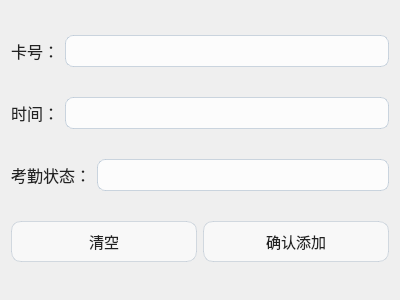
<?xml version="1.0" encoding="UTF-8"?>
<ui version="4.0">
 <class>AdminOfAddAtt</class>
 <widget class="QDialog" name="AdminOfAddAtt">
  <property name="geometry">
   <rect>
    <x>0</x>
    <y>0</y>
    <width>400</width>
    <height>300</height>
   </rect>
  </property>
  <property name="windowTitle">
   <string>Form</string>
  </property>
  <property name="styleSheet">
   <string notr="true">/* 弹窗顶层背景（替换成你自己的对象名） */
#AddGoodsDialog
{
    background-image: url(:/res/LoginBackgroundImage.png);
    background-repeat: no-repeat;
    background-position: center;
}

/* 承载所有控件的磨砂容器 */
#addGoodsContainer
{
    background-color:rgba(255,255,255,160);
    border-radius:16px;
}

/* 文字标签：商品名称、单价、库存、商品信息 */
QLabel
{
    font-size:16px;
    color:#222222;
    background-color:transparent;
}

/* 四个输入框 QLineEdit */
QLineEdit
{
    border:1px solid rgba(160,180,200,130);
    border-radius:8px;
    padding:6px 10px;
    background-color:rgba(255,255,255,200);
    font-size:14px;
}
QLineEdit:focus
{
    border:1px solid rgba(120,140,160,170);
    background-color:rgba(255,255,255,240);
}

/* 按钮：清空、确认添加 */
QPushButton
{
    background-color: rgba(255,255,255,140);
    color:#222222;
    border:1px solid rgba(170,185,200,120);
    border-radius:10px;
    padding:8px 16px;
    font-size:15px;
}
QPushButton:hover
{
    background-color:rgba(255,255,255,200);
}
QPushButton:pressed
{
    background-color:rgba(230,238,245,210);
}</string>
  </property>
  <layout class="QVBoxLayout" name="verticalLayout">
   <item>
    <layout class="QHBoxLayout" name="horizontalLayout">
     <item>
      <widget class="QLabel" name="cardLabel">
       <property name="text">
        <string>卡号：</string>
       </property>
      </widget>
     </item>
     <item>
      <widget class="QLineEdit" name="cardLineEdit"/>
     </item>
    </layout>
   </item>
   <item>
    <layout class="QHBoxLayout" name="horizontalLayout_4">
     <item>
      <widget class="QLabel" name="timeLabel">
       <property name="text">
        <string>时间：</string>
       </property>
      </widget>
     </item>
     <item>
      <widget class="QLineEdit" name="timeLineEdit"/>
     </item>
    </layout>
   </item>
   <item>
    <layout class="QHBoxLayout" name="horizontalLayout_5">
     <item>
      <widget class="QLabel" name="statusLabel">
       <property name="text">
        <string>考勤状态：</string>
       </property>
      </widget>
     </item>
     <item>
      <widget class="QLineEdit" name="statusLineEdit"/>
     </item>
    </layout>
   </item>
   <item>
    <layout class="QHBoxLayout" name="horizontalLayout_6">
     <item>
      <widget class="QPushButton" name="clearBtn">
       <property name="text">
        <string>清空</string>
       </property>
      </widget>
     </item>
     <item>
      <widget class="QPushButton" name="confirmBtn">
       <property name="text">
        <string>确认添加</string>
       </property>
      </widget>
     </item>
    </layout>
   </item>
  </layout>
 </widget>
 <resources/>
 <connections/>
</ui>
